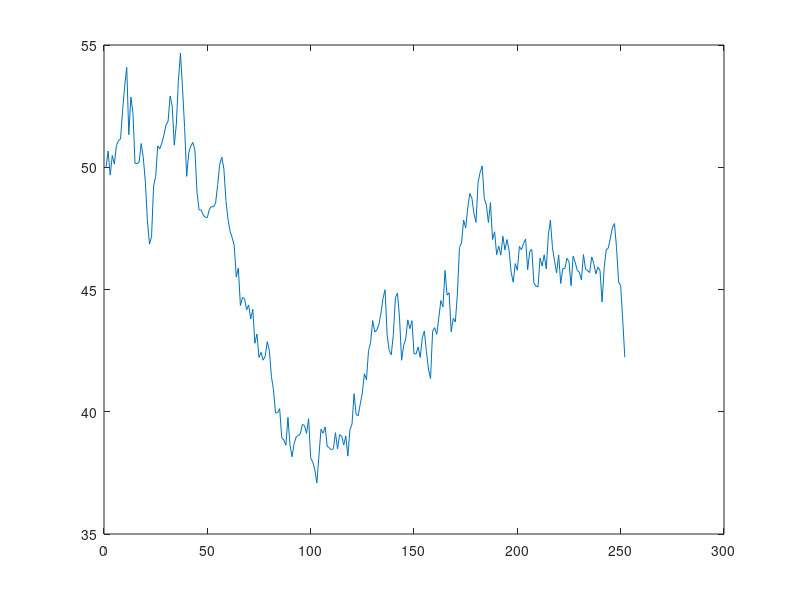

This chart was generated by the following MATLAB code:
% Menghitung opsi call Asia
clear all;
clc;
tic

S0=50;%30;
r=0.07;
sigma=0.3;
B=55;%35; % Barrier Up
T=1;
K=40;%23;

S(1)=S0;
N=1000 %banyaknya simulasi lintasan harga saham
n=252 %banyaknya hari dalam 1 tahun atau diskretisasi
dt=T/n;

%%%%%%%%%%%%%%%%%%%%%%%%%%%%%%%%%%%%%%%%%%%%%%%%%%%%%%%%%%%%%%%%%
% Menghitung
for i=1:N
    for j=2:n
%        z(j-1)=normrnd(0,1);
       S(j)=S(j-1)*exp((r-sigma^2/2)*dt+sigma*sqrt(dt)*normrnd(0,1));
    end
    S';
    if max(S)>=B
        CBUO(i)=0;
    else
        CBUO(i)=exp(-r*T)*max(S(n*T)-K,0);
    end
    Srata(i)=mean(S);
    CAO(i)=exp(-r*T)*max(Srata(i)-K,0); %menghitung opsi Asia
end
[Srata' CAO'];

a=mean(CBUO)
bsq=var(CBUO)
bwh=a-1.96*sqrt(bsq/N)
ats=a+1.96*sqrt(bsq/N)

plot(S)


% %%%%%%%%%%%%%%%%%%%%%%%%%%%%%%%%%%%%%%%%%%%%%%%%%%%%%%%%%%%%%%%%%
% % Pergerakan Harga Saham
% %%%%%%%%%%%%%%%%%%%%%%%%%%%%%%%%%%%%%%%%%%%%%%%%%%%%%%%%%%%%%%%%%
% figure(1)
% for i=1:N
%     hold on
%     plot(i-1,S(i),'.')
% end
% xlabel('t')
% ylabel('S(t)')
% title('Pergerakan Harga Saham Selama 1 Tahun')
% plot(0:0.01:N,K,'-c')
% text(0.25,K,'Strike Price','HorizontalAlignment','left')
% hold off
% grid on
% axis square
% 
% % eksp0=mean(S)
% % eksp=mean(S(2:n+1))
% for k=1:M
%     eksp(k)=mean(S(2:n+1));
%     Y(k)=exp(-r*n/N)*max(eksp(k)-K,0);
% end
% Y
% ekspY=mean(Y)
% varY=var(Y)

% Vt=exp(-r*T)*max(St-ones(M,1)*K,zeros(M,1))
% eksp=mean(Vt)
toc

